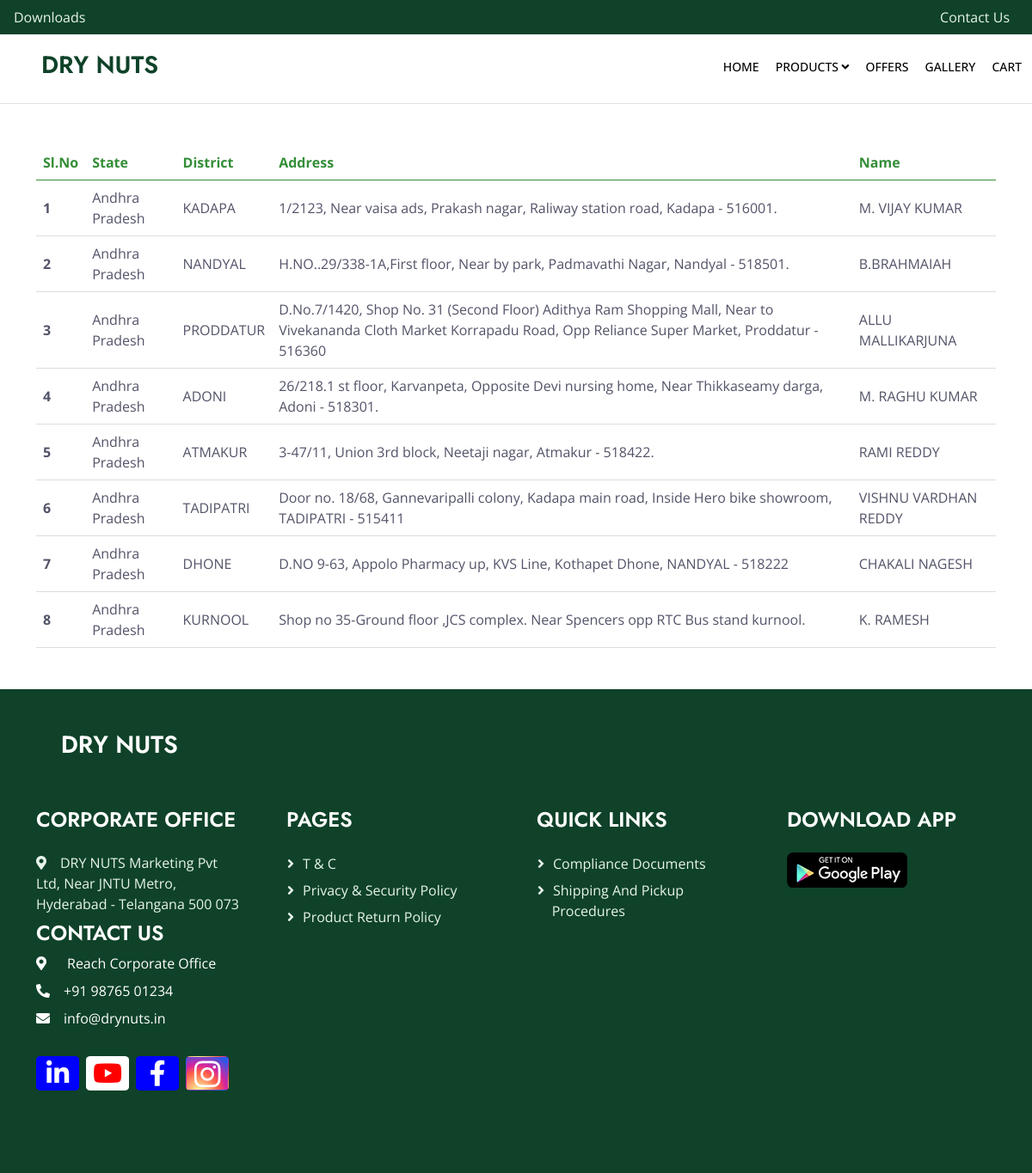
Page /branch1/1/ on the committed database.
### Olsi_App/models.py (models this page shows, shortened)
class Branches(models.Model):
    state = models.ForeignKey(Branch, on_delete=models.CASCADE)
    slug = AutoSlugField(populate_from='state', editable=False, always_update=True)
    District = models.CharField(max_length=150)
    Address = models.TextField(max_length=20000)
    name = models.CharField(max_length=200)
    class Meta:
        verbose_name_plural = "Branches"
        db_table = "Branches"

class Branch(models.Model):
    name = models.CharField(max_length=50)
    slug = AutoSlugField(populate_from='name', editable=False, always_update=True)
    def __str__(self):
        return self.name
    class Meta:
        verbose_name_plural = "Branch"
        db_table = "Branch"

### Olsi_App/views.py (the view)
# urls.py: path('branch1/<int:id>/', views.branch1, name='branch1'),
def branch1(req,id):
    vwprdt = Branch.objects.get(id=id)
    items = Branches.objects.filter(state = id)
    return render(req,'Olsi_app_Html/branches.html',{'item':items,'state':state,'state':state})

### Olsi_App/templates/Olsi_app_Html/branches.html (shortened to what this page needs)
{% extends 'base.html' %}
{% load static %}
{% block content %}
<div class="container mt-5" style="width: 100%">
  <table class="table table-hover align-middle">
    <thead>
      <tr>
        <th scope="col" class="text-primary">Sl.No</th>
        <th scope="col" class="text-primary">State</th>
        <th scope="col" class="text-primary">District</th>
        <th scope="col" class="text-primary">Address</th>
        <th scope="col" class="text-primary">Name</th>
      </tr>
    </thead>
    <tbody>
      {% for i in item %}
          <tr>
            <th scope="row">{{ forloop.counter }}</th>
            <td scope="row">{{ i.state }}</td>
            <td scope="row">{{ i.District }}</td>
            <td scope="row" class="text-wrap">{{ i.Address }}</td>
            <td scope="row">{{ i.name }}</td>
          </tr>
        {% endfor %}
    </tbody>
  </table>
</div>
{% endblock %}

### Olsi_App/static/css/style.css (style rules this page uses)
:root { --primary: #51da57; --secondary: #323ace; --light: #e8f5e9; --dark: #157604; }

### Olsi_App/templates/Olsi_app_Html/branches.html (style rules this page uses)
.container { width: 100%; }
table { width: 100%; border-collapse: collapse; }
th, td { padding: 8px; text-align: left; border-bottom: 1px solid #ddd; }
th { background-color: #f2f2f2; }

### rows in the picture
Branches: state "Andhra Pradesh", District "KADAPA", Address "1/2123, Near vaisa ads, Prakash nagar, Raliway station road, Kadapa - 516001.", name "M. VIJAY KUMAR"
Branches: state "Andhra Pradesh", District "NANDYAL", Address "H.NO..29/338-1A,First floor, Near by park, Padmavathi Nagar, Nandyal - 518501.", name "B.BRAHMAIAH"
Branches: state "Andhra Pradesh", District "PRODDATUR", Address "D.No.7/1420, Shop No. 31 (Second Floor) Adithya Ram Shopping Mall, Near to Vivekananda Cloth Market Korrapadu Road, Opp Reliance Super Market, Proddatur - 516360", name "ALLU MALLIKARJUNA"
Branches: state "Andhra Pradesh", District "ADONI", Address "26/218.1 st floor, Karvanpeta, Opposite Devi nursing home, Near Thikkaseamy darga, Adoni - 518301.", name "M. RAGHU KUMAR"
Branches: state "Andhra Pradesh", District "ATMAKUR", Address "3-47/11, Union 3rd block, Neetaji nagar, Atmakur - 518422.", name "RAMI REDDY"
Branches: state "Andhra Pradesh", District "TADIPATRI", Address "Door no. 18/68, Gannevaripalli colony, Kadapa main road, Inside Hero bike showroom, TADIPATRI - 515411", name "VISHNU VARDHAN REDDY"
Branches: state "Andhra Pradesh", District "DHONE", Address "D.NO 9-63, Appolo Pharmacy up, KVS Line, Kothapet Dhone, NANDYAL - 518222", name "CHAKALI NAGESH"
Branches: state "Andhra Pradesh", District "KURNOOL", Address "Shop no 35-Ground floor ,JCS complex. Near Spencers opp RTC Bus stand kurnool.", name "K. RAMESH"
